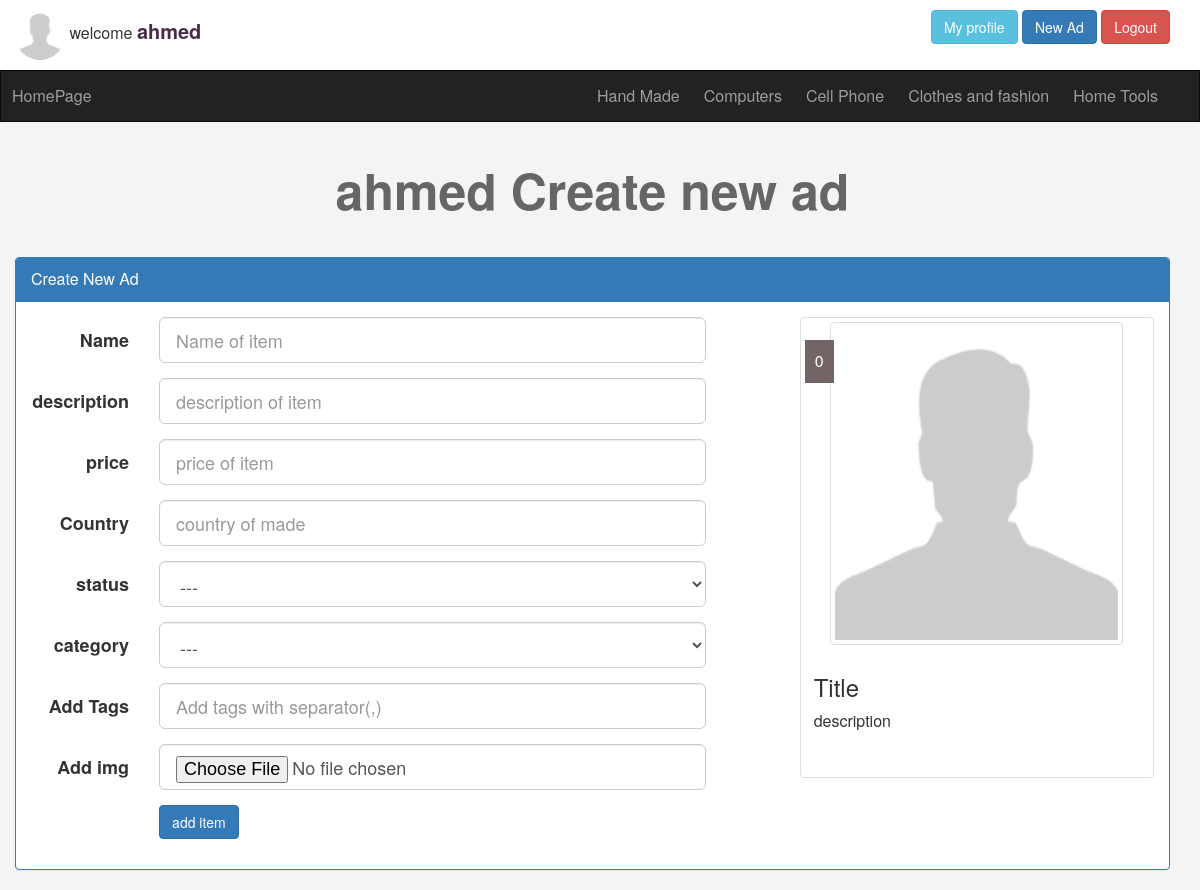
Page /ads.php (signed in) on the committed database.
### tables this page shows
CREATE TABLE `users` (
  `userID` int(11) NOT NULL,
  `username` varchar(255) NOT NULL,
  `password` varchar(255) NOT NULL,
  `email` varchar(255) NOT NULL,
  `fullName` varchar(255) NOT NULL,
  `date` date NOT NULL,
  `groupID` int(11) NOT NULL DEFAULT '0',
  `registerStatus` int(11) NOT NULL DEFAULT '0',
  `images` varchar(255) NOT NULL
);

CREATE TABLE `category` (
  `id` int(11) NOT NULL,
  `name` varchar(255) NOT NULL,
  `description` varchar(255) NOT NULL,
  `parent` int(11) NOT NULL,
  `ordering` varchar(255) NOT NULL,
  `visibility` tinyint(4) NOT NULL DEFAULT '0',
  `allow_Comments` tinyint(4) NOT NULL DEFAULT '0',
  `allow_Ads` tinyint(4) NOT NULL DEFAULT '0'
);

### inti.php (called while the page is built, shortened)
<?php
include "admin/connect.php";
  $tpl='includes/template/';
  $css='layout/css/';
  include  $tpl. "header.php";

### ads.php (the view, shortened to what this page needs)
<?php
  include 'inti.php';
  if(isset($_SESSION['user'])){
  ?>
  <div class="create-ad ">
    <div class="container">
      <h1 class="text-center"><?php echo $_SESSION['user']?> Create new ad</h1>
      <div class="panel panel-primary">
         <div class="panel-heading">Create New Ad</div>
         <div class="panel-body">
          <div class="row">
            <div class="col-md-8">
                               <form class="form-horizontal" method="post" enctype="multipart/form-data" action="<?php echo $_SERVER['PHP_SELF'];?>">
                                <div class="form-group form-group-lg">
                                    <label class="col-sm-2 control-label">Name</label>
                                 <div class="col-sm-10 col-md-9">
                                    <input type="text" name="itemName"class="form-control livename"placeholder="Name of item" required="required"/>
                               </div>
                                  </div>
                                <div class="form-group form-group-lg">
                                    <label class="col-sm-2 control-label">description</label>
                                 <div class="col-sm-10 col-md-9">
                                    <input type="text" name="describe" required="required"  class="form-control liveDesc"placeholder="description of item">
                               </div>
                                  </div>
                                <div class="form-group form-group-lg">
                                    <label class="col-sm-2 control-label">price</label>
                                 <div class="col-sm-10 col-md-9">
                                    <input type="text"  name="price" required="required"  class="form-control liveprice"placeholder="price of item">
                               </div>
                                  </div>
                                <div class="form-group form-group-lg">
                                    <label class="col-sm-2 control-label">Country</label>
                                 <div class="col-sm-10 col-md-9">
                                    <input type="text"  name="country"  required="required" class="form-control"placeholder="country of made ">
                               </div>
                                  </div>
                            <div class="form-group form-group-lg">
                                    <label class="col-sm-2 control-label">status</label>
                                 <div class="col-sm-10 col-md-9">
                                    <select class="form-control" name="status">
                                        <option value="0">---</option>
                                    </select>
                                 </div>
                            </div>
                               <div class="form-group form-group-lg">
                                    <label class="col-sm-2 control-label">category</label>
                                 <div class="col-sm-10 col-md-9">
                                    <select class="form-control" name="cat">
                                        <option value="0">---</option>
                                    </select>
                               </div>
                                  </div>
                                <div class="form-group form-group-lg">
                                    <label class="col-sm-2 control-label">Add Tags</label>
                                 <div class="col-sm-10 col-md-9">
                                    <input type="text" name="tag"   class="form-control"placeholder="Add tags with separator(,)">
                               </div>
                                  </div>
                                <div class="form-group form-group-lg">
                                    <label class="col-sm-2 control-label">Add img</label>
                                 <div class="col-sm-10 col-md-9">
                                    <input type="file" name="a"  liveimage   class="form-control">
                               </div>
                                  </div>
                                <div class="form-group form-group-lg">
                                   <div class="col-sm-offset-2 col-sm-10 ">
                                       <input type="submit" name="save" value="add item" class="btn btn-primary addcat">
                                   </div>
                                   </div>
                                    </form>
                                  </div>
            <div class="col-md-4">
            <div class="thumbnail livepreview">
             <span>0</span>
            <img src="layout/images/img.png" class="img-thumbnail">
            <div class="caption">
            <h3>Title</h3>
            <p> description</p>
             </div>
            </div>
            </div>
            </div>
          </div>
         </div>
      </div>
  </div>
  <?php
  }else{
    header('location:login.php');
    exit();
  }
  include $tpl .'footer.php';?>

### includes/template/header.php (shortened to what this page needs)
        <?php
        $stmt=$con->prepare("SELECT * FROM category WHERE parent=0 ORDER BY id ASC ");
        $stmt->execute();
        $cats=$stmt->fetchAll();
        ?>
<!DOCTYPE html>
<html lang="en">
<head>
    <link rel="stylesheet" href= "<?php echo $css;?>bootstrap.min.css">
    <link rel="stylesheet" href="<?php echo $css;?>font-awesome.min.css">
    <link rel="stylesheet" href="<?php echo $css;?>front.css">
</head>
<body>
     <div class="upper-bar">
       <div class="container">
          <?php if(isset($_SESSION['user'])){
          $stmt=$con->prepare("SELECT * FROM users WHERE username =?");
          $stmt->execute(array($_SESSION['user']));
          $rows=$stmt->fetchAll();
          foreach($rows as $row){
               if(empty($row['images'])){echo '<img src="layout/images/img.png" class="img-circle headimg">';}else{
            echo'<img src="admin/uploades/'. $row['images'].'" class="img-circle headimg">';}}
          ?>
             welcome <span class="name"><?php echo $_SESSION['user'];?></span>
             <div class="pull-right">
          <a href="profile.php" class="btn btn-info">My profile</a>
          <a href="ads.php" class="btn btn-primary">New Ad</a>
          <a href="logout.php" class="btn btn-danger">Logout</a>
</div>
  <?php }?>
       </div>
     </div>
  <nav class="navbar navbar-inverse">
  <div class="container">
    <div class="navbar-header">
      <a class="navbar-brand" href="index.php">HomePage</a>
    </div>
        <div class="collapse navbar-collapse" id="app">
      <ul class="nav navbar-nav navbar-right">
        <?php
        foreach($cats as $cat){
       echo '<li><a href="categories.php?pageid='.$cat['id']. '">'.$cat['name'].'</a></li>';
        }
        ?>
      </ul>
     </div>
       </div>
</nav>

### layout/css/front.css (style rules this page uses)
body { background: #f4f4f4; font-size: 16px; }
.upper-bar { padding: 10px; background: #fff }
.navbar { border-radius: 0; margin-bottom: 0 }
.navbar-brand { font-size: 1em; }
.nav li>a,.navbar-brand { padding: 15px 12px; }
h1 { font-size: 50px; margin: 40px 0; font-weight: bold; color: #666; }
.thumbnail span { position: absolute; top: 23px; background: #736565; padding: 10px; color: #fff; }
.container { padding-left: 0; }
.caption p { max-height: 44px; height: 44px; }
span.name { color: #4c2b4a; font-weight: bold; font-size: 20px; }
.headimg { width: 50px; height: 50px; }
.thumbnail a>img, .thumbnail>img { margin-right: auto; margin-left: auto; width: 293px; height: 323px; }

### rows in the picture
category: name "Hand Made"
category: name "Computers"
category: name "Cell Phone"
category: name "Clothes and fashion"
category: name "Home Tools"

### other values in the picture
$_SESSION['user'] "ahmed"
